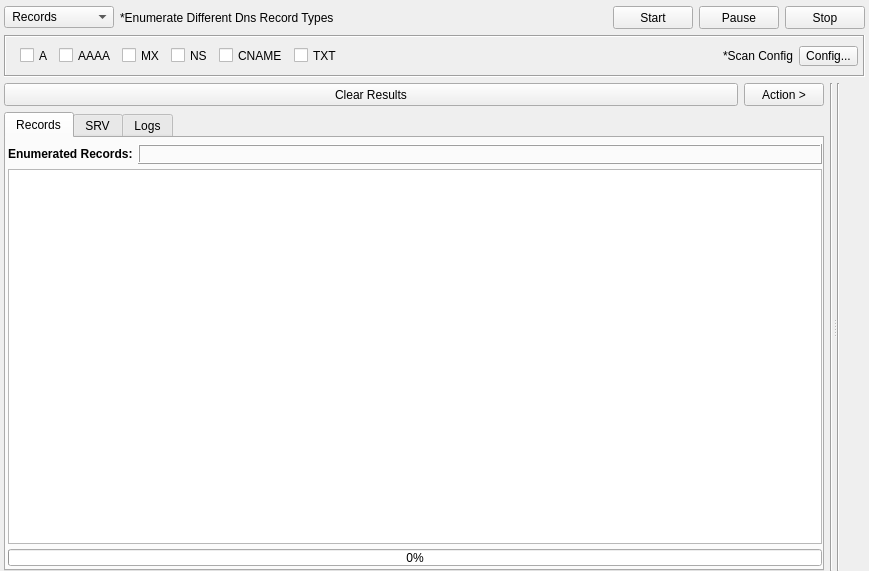
<?xml version="1.0" encoding="UTF-8"?>
<ui version="4.0">
 <class>DnsRecords</class>
 <widget class="QWidget" name="DnsRecords">
  <property name="geometry">
   <rect>
    <x>0</x>
    <y>0</y>
    <width>869</width>
    <height>571</height>
   </rect>
  </property>
  <property name="windowTitle">
   <string>Form</string>
  </property>
  <property name="styleSheet">
   <string notr="true"/>
  </property>
  <layout class="QVBoxLayout" name="verticalLayout_2">
   <property name="leftMargin">
    <number>4</number>
   </property>
   <property name="topMargin">
    <number>6</number>
   </property>
   <property name="rightMargin">
    <number>4</number>
   </property>
   <property name="bottomMargin">
    <number>0</number>
   </property>
   <item>
    <layout class="QHBoxLayout" name="horizontalLayout_9">
     <item>
      <widget class="QComboBox" name="comboBoxOption">
       <property name="sizePolicy">
        <sizepolicy hsizetype="Fixed" vsizetype="Fixed">
         <horstretch>0</horstretch>
         <verstretch>0</verstretch>
        </sizepolicy>
       </property>
       <property name="minimumSize">
        <size>
         <width>110</width>
         <height>22</height>
        </size>
       </property>
       <property name="maximumSize">
        <size>
         <width>110</width>
         <height>16777215</height>
        </size>
       </property>
       <property name="focusPolicy">
        <enum>Qt::NoFocus</enum>
       </property>
       <property name="styleSheet">
        <string notr="true"/>
       </property>
       <item>
        <property name="text">
         <string> Records</string>
        </property>
       </item>
       <item>
        <property name="text">
         <string> SRV Records</string>
        </property>
       </item>
      </widget>
     </item>
     <item>
      <widget class="QLabel" name="label_2">
       <property name="text">
        <string>*Enumerate Different Dns Record Types</string>
       </property>
      </widget>
     </item>
     <item>
      <spacer name="horizontalSpacer_2">
       <property name="orientation">
        <enum>Qt::Horizontal</enum>
       </property>
       <property name="sizeHint" stdset="0">
        <size>
         <width>40</width>
         <height>20</height>
        </size>
       </property>
      </spacer>
     </item>
     <item>
      <widget class="QPushButton" name="buttonStart">
       <property name="sizePolicy">
        <sizepolicy hsizetype="Fixed" vsizetype="Fixed">
         <horstretch>0</horstretch>
         <verstretch>0</verstretch>
        </sizepolicy>
       </property>
       <property name="minimumSize">
        <size>
         <width>75</width>
         <height>23</height>
        </size>
       </property>
       <property name="styleSheet">
        <string notr="true"/>
       </property>
       <property name="text">
        <string>Start</string>
       </property>
      </widget>
     </item>
     <item>
      <widget class="QPushButton" name="buttonPause">
       <property name="sizePolicy">
        <sizepolicy hsizetype="Fixed" vsizetype="Fixed">
         <horstretch>0</horstretch>
         <verstretch>0</verstretch>
        </sizepolicy>
       </property>
       <property name="minimumSize">
        <size>
         <width>75</width>
         <height>23</height>
        </size>
       </property>
       <property name="styleSheet">
        <string notr="true"/>
       </property>
       <property name="text">
        <string>Pause</string>
       </property>
      </widget>
     </item>
     <item>
      <widget class="QPushButton" name="buttonStop">
       <property name="sizePolicy">
        <sizepolicy hsizetype="Fixed" vsizetype="Fixed">
         <horstretch>0</horstretch>
         <verstretch>0</verstretch>
        </sizepolicy>
       </property>
       <property name="minimumSize">
        <size>
         <width>75</width>
         <height>23</height>
        </size>
       </property>
       <property name="styleSheet">
        <string notr="true"/>
       </property>
       <property name="text">
        <string>Stop</string>
       </property>
      </widget>
     </item>
    </layout>
   </item>
   <item>
    <widget class="QFrame" name="frame">
     <property name="sizePolicy">
      <sizepolicy hsizetype="Preferred" vsizetype="Maximum">
       <horstretch>0</horstretch>
       <verstretch>0</verstretch>
      </sizepolicy>
     </property>
     <property name="minimumSize">
      <size>
       <width>0</width>
       <height>42</height>
      </size>
     </property>
     <property name="maximumSize">
      <size>
       <width>16777215</width>
       <height>42</height>
      </size>
     </property>
     <property name="styleSheet">
      <string notr="true"/>
     </property>
     <property name="frameShape">
      <enum>QFrame::Box</enum>
     </property>
     <property name="frameShadow">
      <enum>QFrame::Sunken</enum>
     </property>
     <layout class="QHBoxLayout" name="horizontalLayout_5">
      <property name="leftMargin">
       <number>5</number>
      </property>
      <property name="rightMargin">
       <number>5</number>
      </property>
      <item>
       <widget class="QFrame" name="frame_records">
        <property name="sizePolicy">
         <sizepolicy hsizetype="Preferred" vsizetype="Maximum">
          <horstretch>0</horstretch>
          <verstretch>0</verstretch>
         </sizepolicy>
        </property>
        <property name="maximumSize">
         <size>
          <width>16777215</width>
          <height>27</height>
         </size>
        </property>
        <property name="frameShape">
         <enum>QFrame::NoFrame</enum>
        </property>
        <property name="frameShadow">
         <enum>QFrame::Sunken</enum>
        </property>
        <layout class="QHBoxLayout" name="horizontalLayout_4">
         <property name="topMargin">
          <number>1</number>
         </property>
         <property name="rightMargin">
          <number>5</number>
         </property>
         <property name="bottomMargin">
          <number>1</number>
         </property>
         <item>
          <widget class="QCheckBox" name="checkBoxA">
           <property name="maximumSize">
            <size>
             <width>16777215</width>
             <height>15</height>
            </size>
           </property>
           <property name="text">
            <string>A</string>
           </property>
          </widget>
         </item>
         <item>
          <widget class="QCheckBox" name="checkBoxAAAA">
           <property name="maximumSize">
            <size>
             <width>16777215</width>
             <height>15</height>
            </size>
           </property>
           <property name="text">
            <string>AAAA</string>
           </property>
          </widget>
         </item>
         <item>
          <widget class="QCheckBox" name="checkBoxMX">
           <property name="maximumSize">
            <size>
             <width>16777215</width>
             <height>15</height>
            </size>
           </property>
           <property name="font">
            <font>
             <weight>50</weight>
             <bold>false</bold>
            </font>
           </property>
           <property name="text">
            <string>MX</string>
           </property>
          </widget>
         </item>
         <item>
          <widget class="QCheckBox" name="checkBoxNS">
           <property name="maximumSize">
            <size>
             <width>16777215</width>
             <height>15</height>
            </size>
           </property>
           <property name="font">
            <font>
             <weight>50</weight>
             <bold>false</bold>
            </font>
           </property>
           <property name="text">
            <string>NS</string>
           </property>
          </widget>
         </item>
         <item>
          <widget class="QCheckBox" name="checkBoxCNAME">
           <property name="maximumSize">
            <size>
             <width>16777215</width>
             <height>15</height>
            </size>
           </property>
           <property name="font">
            <font>
             <weight>50</weight>
             <bold>false</bold>
            </font>
           </property>
           <property name="text">
            <string>CNAME</string>
           </property>
          </widget>
         </item>
         <item>
          <widget class="QCheckBox" name="checkBoxTXT">
           <property name="maximumSize">
            <size>
             <width>16777215</width>
             <height>15</height>
            </size>
           </property>
           <property name="font">
            <font>
             <weight>50</weight>
             <bold>false</bold>
            </font>
           </property>
           <property name="text">
            <string>TXT</string>
           </property>
          </widget>
         </item>
        </layout>
       </widget>
      </item>
      <item>
       <spacer name="horizontalSpacer">
        <property name="orientation">
         <enum>Qt::Horizontal</enum>
        </property>
        <property name="sizeHint" stdset="0">
         <size>
          <width>159</width>
          <height>13</height>
         </size>
        </property>
       </spacer>
      </item>
      <item>
       <widget class="QLabel" name="label_4">
        <property name="text">
         <string>*Scan Config</string>
        </property>
       </widget>
      </item>
      <item>
       <widget class="QToolButton" name="buttonConfig">
        <property name="styleSheet">
         <string notr="true"/>
        </property>
        <property name="text">
         <string>Config...</string>
        </property>
       </widget>
      </item>
     </layout>
    </widget>
   </item>
   <item>
    <widget class="QSplitter" name="splitter">
     <property name="orientation">
      <enum>Qt::Horizontal</enum>
     </property>
     <widget class="QWidget" name="layoutWidget_3">
      <layout class="QHBoxLayout" name="horizontalLayout_8">
       <item>
        <layout class="QVBoxLayout" name="verticalLayout_9">
         <property name="spacing">
          <number>6</number>
         </property>
         <item>
          <layout class="QHBoxLayout" name="horizontalLayout_7">
           <item>
            <widget class="QPushButton" name="buttonClearResults">
             <property name="sizePolicy">
              <sizepolicy hsizetype="Preferred" vsizetype="Fixed">
               <horstretch>0</horstretch>
               <verstretch>0</verstretch>
              </sizepolicy>
             </property>
             <property name="minimumSize">
              <size>
               <width>0</width>
               <height>23</height>
              </size>
             </property>
             <property name="mouseTracking">
              <bool>false</bool>
             </property>
             <property name="focusPolicy">
              <enum>Qt::StrongFocus</enum>
             </property>
             <property name="styleSheet">
              <string notr="true"/>
             </property>
             <property name="text">
              <string>Clear Results</string>
             </property>
            </widget>
           </item>
           <item>
            <widget class="QPushButton" name="buttonAction">
             <property name="sizePolicy">
              <sizepolicy hsizetype="Fixed" vsizetype="Fixed">
               <horstretch>0</horstretch>
               <verstretch>0</verstretch>
              </sizepolicy>
             </property>
             <property name="minimumSize">
              <size>
               <width>75</width>
               <height>23</height>
              </size>
             </property>
             <property name="font">
              <font>
               <weight>50</weight>
               <bold>false</bold>
              </font>
             </property>
             <property name="styleSheet">
              <string notr="true"/>
             </property>
             <property name="text">
              <string>Action &gt;</string>
             </property>
            </widget>
           </item>
          </layout>
         </item>
         <item>
          <widget class="QTabWidget" name="tabWidgetResults">
           <property name="styleSheet">
            <string notr="true"/>
           </property>
           <property name="currentIndex">
            <number>0</number>
           </property>
           <widget class="QWidget" name="tabResults">
            <attribute name="title">
             <string>Records</string>
            </attribute>
            <layout class="QVBoxLayout" name="verticalLayout_7">
             <property name="spacing">
              <number>5</number>
             </property>
             <property name="leftMargin">
              <number>2</number>
             </property>
             <property name="topMargin">
              <number>6</number>
             </property>
             <property name="rightMargin">
              <number>0</number>
             </property>
             <property name="bottomMargin">
              <number>3</number>
             </property>
             <item>
              <layout class="QHBoxLayout" name="horizontalLayout_6">
               <item>
                <widget class="QLabel" name="label_5">
                 <property name="sizePolicy">
                  <sizepolicy hsizetype="Maximum" vsizetype="Maximum">
                   <horstretch>0</horstretch>
                   <verstretch>0</verstretch>
                  </sizepolicy>
                 </property>
                 <property name="font">
                  <font>
                   <weight>75</weight>
                   <bold>true</bold>
                  </font>
                 </property>
                 <property name="text">
                  <string>Enumerated Records:</string>
                 </property>
                </widget>
               </item>
               <item>
                <widget class="QLabel" name="labelResultsCount">
                 <property name="sizePolicy">
                  <sizepolicy hsizetype="Preferred" vsizetype="Fixed">
                   <horstretch>0</horstretch>
                   <verstretch>0</verstretch>
                  </sizepolicy>
                 </property>
                 <property name="minimumSize">
                  <size>
                   <width>0</width>
                   <height>20</height>
                  </size>
                 </property>
                 <property name="maximumSize">
                  <size>
                   <width>16777215</width>
                   <height>20</height>
                  </size>
                 </property>
                 <property name="styleSheet">
                  <string notr="true"/>
                 </property>
                 <property name="frameShape">
                  <enum>QFrame::Box</enum>
                 </property>
                 <property name="frameShadow">
                  <enum>QFrame::Raised</enum>
                 </property>
                 <property name="text">
                  <string/>
                 </property>
                </widget>
               </item>
              </layout>
             </item>
             <item>
              <widget class="QTreeView" name="treeViewResults">
               <property name="focusPolicy">
                <enum>Qt::NoFocus</enum>
               </property>
               <property name="contextMenuPolicy">
                <enum>Qt::CustomContextMenu</enum>
               </property>
               <property name="styleSheet">
                <string notr="true"/>
               </property>
               <property name="editTriggers">
                <set>QAbstractItemView::NoEditTriggers</set>
               </property>
               <property name="showDropIndicator" stdset="0">
                <bool>false</bool>
               </property>
               <property name="selectionMode">
                <enum>QAbstractItemView::ExtendedSelection</enum>
               </property>
               <property name="selectionBehavior">
                <enum>QAbstractItemView::SelectItems</enum>
               </property>
               <property name="verticalScrollMode">
                <enum>QAbstractItemView::ScrollPerPixel</enum>
               </property>
               <property name="indentation">
                <number>15</number>
               </property>
               <property name="uniformRowHeights">
                <bool>true</bool>
               </property>
               <attribute name="headerVisible">
                <bool>false</bool>
               </attribute>
               <attribute name="headerMinimumSectionSize">
                <number>200</number>
               </attribute>
               <attribute name="headerDefaultSectionSize">
                <number>200</number>
               </attribute>
              </widget>
             </item>
             <item>
              <widget class="QProgressBar" name="progressBar">
               <property name="minimumSize">
                <size>
                 <width>0</width>
                 <height>17</height>
                </size>
               </property>
               <property name="maximumSize">
                <size>
                 <width>16777215</width>
                 <height>17</height>
                </size>
               </property>
               <property name="styleSheet">
                <string notr="true"/>
               </property>
               <property name="value">
                <number>0</number>
               </property>
              </widget>
             </item>
            </layout>
           </widget>
           <widget class="QWidget" name="tabSRV">
            <attribute name="title">
             <string>SRV</string>
            </attribute>
            <layout class="QVBoxLayout" name="verticalLayout_13">
             <property name="spacing">
              <number>5</number>
             </property>
             <property name="leftMargin">
              <number>2</number>
             </property>
             <property name="topMargin">
              <number>6</number>
             </property>
             <property name="rightMargin">
              <number>0</number>
             </property>
             <property name="bottomMargin">
              <number>3</number>
             </property>
             <item>
              <layout class="QHBoxLayout" name="horizontalLayout_14">
               <item>
                <widget class="QLabel" name="label_7">
                 <property name="sizePolicy">
                  <sizepolicy hsizetype="Maximum" vsizetype="Preferred">
                   <horstretch>0</horstretch>
                   <verstretch>0</verstretch>
                  </sizepolicy>
                 </property>
                 <property name="font">
                  <font>
                   <weight>75</weight>
                   <bold>true</bold>
                  </font>
                 </property>
                 <property name="text">
                  <string>SRV Records:</string>
                 </property>
                </widget>
               </item>
               <item>
                <widget class="QLabel" name="labelResultsCountSRV">
                 <property name="minimumSize">
                  <size>
                   <width>0</width>
                   <height>20</height>
                  </size>
                 </property>
                 <property name="styleSheet">
                  <string notr="true"/>
                 </property>
                 <property name="frameShape">
                  <enum>QFrame::Box</enum>
                 </property>
                 <property name="frameShadow">
                  <enum>QFrame::Raised</enum>
                 </property>
                 <property name="text">
                  <string/>
                 </property>
                </widget>
               </item>
              </layout>
             </item>
             <item>
              <widget class="QTableView" name="tableViewSRV">
               <property name="font">
                <font>
                 <family>MS Shell Dlg 2</family>
                 <pointsize>8</pointsize>
                </font>
               </property>
               <property name="focusPolicy">
                <enum>Qt::NoFocus</enum>
               </property>
               <property name="styleSheet">
                <string notr="true"/>
               </property>
               <property name="editTriggers">
                <set>QAbstractItemView::NoEditTriggers</set>
               </property>
               <property name="showDropIndicator" stdset="0">
                <bool>false</bool>
               </property>
               <property name="dragDropOverwriteMode">
                <bool>false</bool>
               </property>
               <property name="verticalScrollMode">
                <enum>QAbstractItemView::ScrollPerPixel</enum>
               </property>
               <property name="horizontalScrollMode">
                <enum>QAbstractItemView::ScrollPerPixel</enum>
               </property>
               <property name="showGrid">
                <bool>false</bool>
               </property>
               <property name="sortingEnabled">
                <bool>true</bool>
               </property>
               <property name="cornerButtonEnabled">
                <bool>false</bool>
               </property>
               <attribute name="horizontalHeaderCascadingSectionResizes">
                <bool>true</bool>
               </attribute>
               <attribute name="horizontalHeaderMinimumSectionSize">
                <number>180</number>
               </attribute>
               <attribute name="horizontalHeaderDefaultSectionSize">
                <number>180</number>
               </attribute>
               <attribute name="horizontalHeaderShowSortIndicator" stdset="0">
                <bool>true</bool>
               </attribute>
               <attribute name="horizontalHeaderStretchLastSection">
                <bool>true</bool>
               </attribute>
               <attribute name="verticalHeaderVisible">
                <bool>false</bool>
               </attribute>
               <attribute name="verticalHeaderMinimumSectionSize">
                <number>15</number>
               </attribute>
               <attribute name="verticalHeaderDefaultSectionSize">
                <number>15</number>
               </attribute>
               <attribute name="verticalHeaderHighlightSections">
                <bool>false</bool>
               </attribute>
              </widget>
             </item>
             <item>
              <widget class="QProgressBar" name="progressBarSRV">
               <property name="minimumSize">
                <size>
                 <width>0</width>
                 <height>17</height>
                </size>
               </property>
               <property name="maximumSize">
                <size>
                 <width>16777215</width>
                 <height>17</height>
                </size>
               </property>
               <property name="value">
                <number>0</number>
               </property>
              </widget>
             </item>
            </layout>
           </widget>
           <widget class="QWidget" name="tabLogs">
            <attribute name="title">
             <string>Logs</string>
            </attribute>
            <layout class="QVBoxLayout" name="verticalLayout_8">
             <property name="leftMargin">
              <number>0</number>
             </property>
             <property name="topMargin">
              <number>6</number>
             </property>
             <property name="rightMargin">
              <number>0</number>
             </property>
             <property name="bottomMargin">
              <number>0</number>
             </property>
             <item>
              <widget class="QListWidget" name="listWidgetLogs">
               <property name="font">
                <font>
                 <family>MS Shell Dlg 2</family>
                 <pointsize>8</pointsize>
                </font>
               </property>
               <property name="focusPolicy">
                <enum>Qt::NoFocus</enum>
               </property>
               <property name="styleSheet">
                <string notr="true"/>
               </property>
              </widget>
             </item>
            </layout>
           </widget>
          </widget>
         </item>
        </layout>
       </item>
       <item>
        <widget class="Line" name="line_5">
         <property name="styleSheet">
          <string notr="true"/>
         </property>
         <property name="orientation">
          <enum>Qt::Vertical</enum>
         </property>
        </widget>
       </item>
      </layout>
     </widget>
     <widget class="QWidget" name="layoutWidget">
      <layout class="QHBoxLayout" name="horizontalLayout">
       <item>
        <widget class="Line" name="line_3">
         <property name="styleSheet">
          <string notr="true"/>
         </property>
         <property name="orientation">
          <enum>Qt::Vertical</enum>
         </property>
        </widget>
       </item>
       <item>
        <layout class="QVBoxLayout" name="verticalLayout">
         <item>
          <widget class="InputWidget" name="targets" native="true">
           <property name="minimumSize">
            <size>
             <width>0</width>
             <height>100</height>
            </size>
           </property>
          </widget>
         </item>
         <item>
          <widget class="InputWidget" name="srvWordlist" native="true">
           <property name="minimumSize">
            <size>
             <width>0</width>
             <height>100</height>
            </size>
           </property>
          </widget>
         </item>
        </layout>
       </item>
      </layout>
     </widget>
    </widget>
   </item>
  </layout>
 </widget>
 <customwidgets>
  <customwidget>
   <class>InputWidget</class>
   <extends>QWidget</extends>
   <header>src/widgets/InputWidget.h</header>
   <container>1</container>
  </customwidget>
 </customwidgets>
 <resources/>
 <connections/>
</ui>
